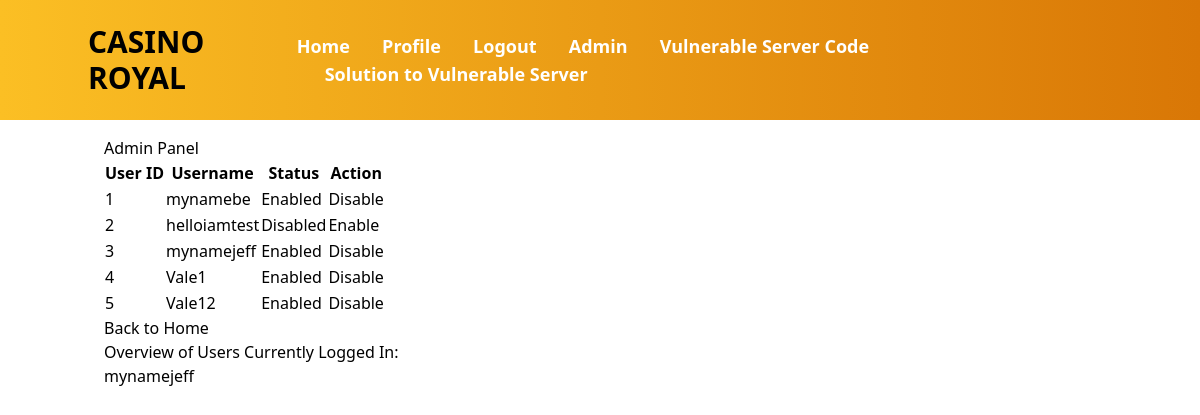
Page /admin (signed in) on the earlier database version.
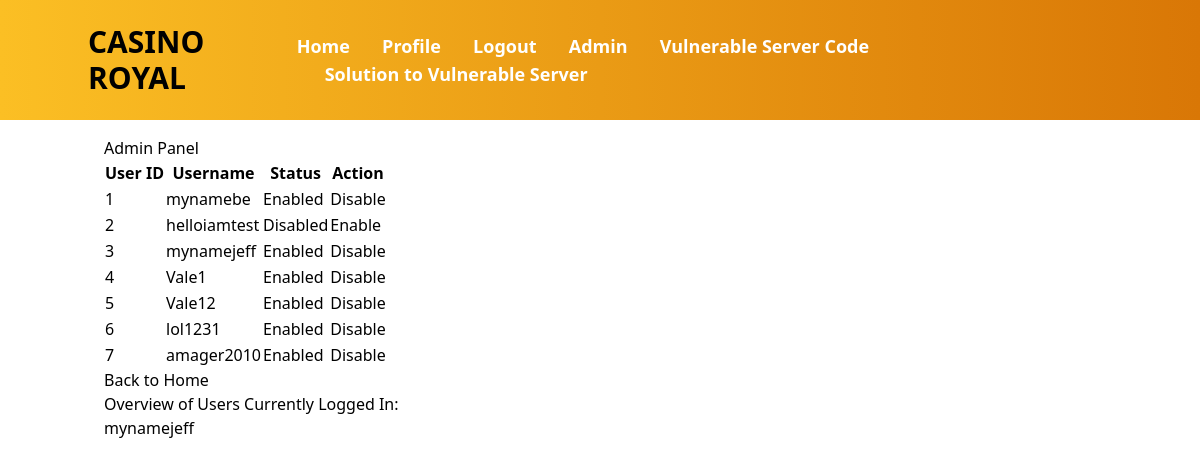
Same page on the later database version.
### app.py (models this page shows)
class User(db.Model):
    __tablename__ = 'user'  # Explicitly set the table name
    id = db.Column(db.Integer, primary_key=True)
    username = db.Column(db.String(80), unique=True, nullable=False)
    password = db.Column(db.String(120), nullable=False)
    is_admin = db.Column(db.Boolean, default=False)
    is_enabled = db.Column(db.Boolean, default=True)
    profile_picture = db.Column(db.String(255), default='default.jpg')

### app.py (the view)
    def wrapped_view(**kwargs):
        if g.user is not None and g.user.get('is_admin'):
            return view(**kwargs)
        flash('Access denied. You must be an admin to access this page.')
        return redirect(url_for('home'))

### app.py (called while the page is built)
def admin_required(view):
    def wrapped_view(**kwargs):
        if g.user is not None and g.user.get('is_admin'):
            return view(**kwargs)
        flash('Access denied. You must be an admin to access this page.')
        return redirect(url_for('home'))
    return wrapped_view

@app.before_request
def load_user():
    g.user = None
    if 'username' in session:
        user = User.query.filter_by(username=session['username']).first()
        users = User.query.all()  # Get all users
        if user:
            g.user = {
                'username': user.username,
                'is_admin': user.is_admin,
                'profile_picture': user.profile_picture,
                'users': users
            }

@app.route('/admin', methods=['GET'])
@admin_required
def admin_panel():
    logged_in_users = [session.get(
        'username')] if 'username' in session else []
    users = User.query.all()
    return render_template('admin_panel.html', users=users, logged_in_users=logged_in_users)

### templates/admin_panel.html (shortened to what this page needs)
{% extends "base.html" %}
{% block content %}
<body>
    <h1>Admin Panel</h1>
    <table>
        <thead>
            <tr>
                <th>User ID</th>
                <th>Username</th>
                <th>Status</th>
                <th>Action</th>
            </tr>
        </thead>
        <tbody>
            {% for user in users %}
            <tr>
                <td>{{ user.id }}</td>
                <td>{{ user.username }}</td>
                <td>{{ "Enabled" if user.is_enabled else "Disabled" }}</td>
                <td>
                    <form method="post" action="{{ url_for('enable_disable_user', user_id=user.id) }}">
                        <button type="submit" class="enable-disable-button">
                            {% if user.is_enabled %}
                            Disable
                            {% else %}
                            Enable
                            {% endif %}
                        </button>
                    </form>
                </td>
            </tr>
            {% endfor %}
        </tbody>
    </table>
    <a href="{{ url_for('home') }}">Back to Home</a>
    <h2>Overview of Users Currently Logged In:</h2>
    <ul>
        {% for user in logged_in_users %}
        <li>{{ user }}</li>
        {% endfor %}
    </ul>
</body>
{% endblock %}

### templates/base.html (shortened to what this page needs)
<!DOCTYPE html>
<html lang="en">
<head>
    <link rel="stylesheet" href="https://cdn.jsdelivr.net/npm/tailwindcss@2.2.19/dist/tailwind.min.css"
>
</head>
<body class="bg-cover bg-center relative">
    <header class="bg-gradient-to-r from-yellow-400 to-yellow-600 text-white py-6 flex items-center">
        <nav class="container mx-auto flex justify-between items-center">
            <h1 class="text-3xl font-extrabold text-black">CASINO ROYAL</h1>
            <ul class="space-x-7 items-center">
                <li class="inline-block text-lg font-semibold"><a href="{{ url_for('home') }}">Home</a></li>
                {% if 'username' in session %}
                <li class="inline-block text-lg font-semibold"><a href="{{ url_for('profile') }}">Profile</a></li>
                <li class="inline-block text-lg font-semibold"><a href="/logout">Logout</a></li>
                <li class="inline-block text-lg font-semibold"><a href="/admin">Admin</a></li>
                <li class="inline-block text-lg font-semibold"><a href="/code">Vulnerable Server Code</a></li>
                <li class="inline-block text-lg font-semibold"><a href="/solution">Solution to Vulnerable Server</a></li>
                {% endif %}
            </ul>
        </nav>
    </header>
    <main class="container mx-auto p-4">
        {% block content %}{% endblock %}
    </main>
</body>
</html>

Differences in the rows shown:
added User: id "6", username "lol1231", is_enabled "Enabled", shows "Disable"
added User: id "7", username "amager2010", is_enabled "Enabled", shows "Disable"
